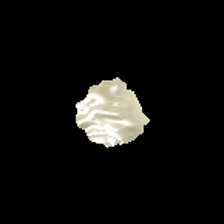
%> input picture data/example_frames/example_object.png, 224 x 224 px
$ octave figA1_statistics.m   (GNU Octave 9; MATLAB toolbox functions it lacks are replaced by stand-ins)
%> lines starting %> are read from the running program, lines starting %| are printed output that depends on the picture; in (x1, y1, x2, y2) boxes, pixels count from 0 and x2, y2 are one past the last pixel; in counts of white or black regions, pixels touching at a corner belong together; the program's own positions count from 1
### utils/project_colors.m
function c = project_colors()
% PROJECT_COLORS  Colors shared by every figure: one blue ramp plus grays.
%   Every ordered or grouped factor (exploration condition, environment,
%   shape, physical metallicity, time window) takes steps of figstyle.SEQ_BLUE,
%   light to dark; reference predictors are gray; the own-video model is the
%   dark blue accent used throughout; one red accent marks the crop box drawn
%   on images and one magenta accent the statistics of Figure 5 in Figure 6.
B = figstyle.SEQ_BLUE;
c.ramp = B;
c.accent = B(4, :);                        % the own-video model (the statistics of the observer's own video)

% the four conditions, in the order of the figures and the text: the three
% exploration conditions, then the condition without exploration (gray)
c.static = [0.62 0.62 0.62];
c.block = [B([1 3 5], :); c.static];
c.blocks = {'head', 'hand', 'both', 'static'};
c.block_labels = {'Head only', 'Hand only', 'Head + hand', 'No exploration'};

c.metal_param = [0.72 0.72 0.72];          % physical metallicity as a predictor
c.stats       = c.accent;                  % the own-video model
c.null        = [0.85 0.85 0.85];          % permutation null band
c.glass_dir   = B(1, :);                   % a statistic whose higher values go with "glass"
c.metal_dir   = B(4, :);                   % a statistic whose higher values go with "metal"
c.box         = [220 68 92] / 255;         % crop box drawn on images
c.highlight   = [0.85 0.15 0.65];          % magenta: the 16 statistics of Figure 5, marked in Figure 6

c.env = B([1 2 4 5], :);                   % Check, Gray, Sky, Studio
c.envs = {'Check', 'Gray', 'Sky', 'Studio'};
c.geom = B([5 2], :);                      % Bumpy, Smooth
c.geoms = {'Bumpy', 'Smooth'};
end

### figA1_statistics.m
% figA1_statistics
% Figure A1 (Appendix): how each image statistic is computed, illustrated on
% one frame of one trial (observer 5, trial 123: Sky, bumpy, metallic 0.5,
% head + hand) and on the time series of that trial. One icon per kind of
% statistic of section 2.4: on the object crop, the luminance distribution,
% the highlights, the dark pixels, the edge energy, the chroma, the object's
% area and the frame difference; on the patch, the surround and the object
% against its surround; and over the trial, the summaries of a time series,
% its lag-one autocorrelation and the time windows; and the optic-flow cues of
% Doerschner et al. (2011) on one frame pair of the same trial.
% Output: figs/figA1.{png,pdf}

clearvars; close all;
project_root = fileparts(mfilename('fullpath'));
addpath(fullfile(project_root, 'utils'));
col = project_colors();
ex_dir = fullfile(project_root, 'data', 'example_frames');

%% the example frame and the time series
rgb = im2double(imread(fullfile(ex_dir, 'example_object.png')));          % the object crop
% edge energy as in the pipeline: forward differences on the original crop,
% every pixel of the stencil at least 2 px inside the silhouette
lin0 = rgb; lo = rgb <= 0.04045; lin0(lo) = rgb(lo) / 12.92; lin0(~lo) = ((rgb(~lo) + 0.055) / 1.055) .^ 2.4;
%> after `lin0(lo) = rgb(lo) / 12.92`: lin0: size 224x224x3 double; mean R, G, B 0.0605, 0.0593, 0.0532
%> after `lin0(~lo) = ((rgb(~lo) + 0.055) / 1.055) .^ 2.4`:
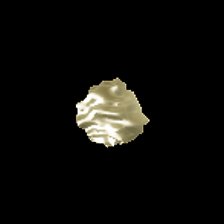
%> lin0: size 224x224x3 double; mean R, G, B 0.05, 0.048, 0.0387
Y0 = 0.2126 * lin0(:, :, 1) + 0.7152 * lin0(:, :, 2) + 0.0722 * lin0(:, :, 3);
m0 = imerode(Y0 > 0.01, strel('square', 5));
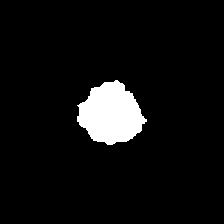
%> m0: size 224x224 logical; 6.1% white; 1 white region, box (x1, y1, x2, y2) and area: (77, 80, 147, 145) 3057
g0 = zeros(size(Y0)); gx0 = diff(Y0, 1, 2); gy0 = diff(Y0, 1, 1);
%> after `gy0 = diff(Y0, 1, 1)`:
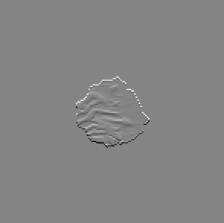
%> gy0: size 223x224 double; min -0.778, max 0.716, mean 6.22e-20; drawn with min black and max white
g0(1:end-1, 1:end-1) = sqrt(gx0(1:end-1, :) .^ 2 + gy0(:, 1:end-1) .^ 2);
g0(~(m0 & circshift(m0, [0 -1]) & circshift(m0, [-1 0]))) = 0;
%> g0: size 224x224 double; min 0, max 0.431, mean 0.00389
[rgb, zoom_scale, rr, cc] = local_zoom(rgb);                                  % shown enlarged around the object
%> in local_zoom, `Y = 0.2126 * rgb(:, :, 1) + 0.7152 * rgb(:, :, 2) + 0.0722 * rgb(:, :,..`:
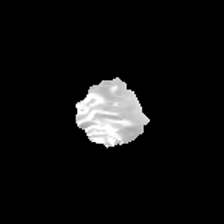
%> Y: size 224x224 double; min 0, max 1, mean 0.0591
%> in local_zoom, `[r, c] = find(Y > 0.01)`: r = 3703 values from 78 to 149; c = 3703 values from 76 to 151
%> in local_zoom, `r0 = min(r)`: r0 = 78
%> in local_zoom, `r1 = max(r)`: r1 = 149
%> in local_zoom, `c0 = min(c)`: c0 = 76
%> in local_zoom, `c1 = max(c)`: c1 = 151
%> in local_zoom, `side = round(max(r1 - r0, c1 - c0) * 1.4)`: side = 105
%> in local_zoom, `cy = round((r0 + r1) / 2)`: cy = 114
%> in local_zoom, `rr = max(1, cy - round(side / 2)):min(size(Y, 1), cy - round(side / 2)..`: rr = 105 values from 61 to 165
%> in local_zoom, `out = imresize(rgb(rr, cc, :), [224 224], 'nearest')`:
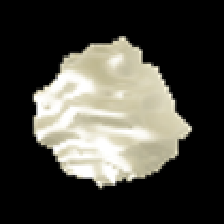
%> out: size 224x224x3 double; mean R, G, B 0.275, 0.27, 0.242
%> in local_zoom, `scale = 224 / side`: scale = 2.13
%> zoom_scale = 2.13; rr = 105 values from 61 to 165; cc = 105 values from 61 to 165
gmag = imresize(g0(rr, cc), [224 224], 'nearest');
lin = rgb; lo = rgb <= 0.04045; lin(lo) = rgb(lo) / 12.92; lin(~lo) = ((rgb(~lo) + 0.055) / 1.055) .^ 2.4;
%> after `lo = rgb <= 0.04045`:
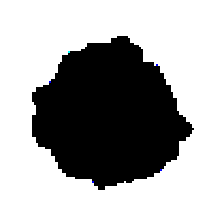
%> lo: size 224x224x3 logical; mean R, G, B 0.666, 0.666, 0.666
%> after `lin(lo) = rgb(lo) / 12.92`: lin: size 224x224x3 double; 0.37% of pixels changed, all inside (x1, y1, x2, y2) = (32, 34, 194, 188)
Y = 0.2126 * lin(:, :, 1) + 0.7152 * lin(:, :, 2) + 0.0722 * lin(:, :, 3);
obj = Y > 0.01;                                                               % the object's pixels (black background)
%> obj: size 224x224 logical; 33.1% white; 1 white region, box (x1, y1, x2, y2) and area: (32, 36, 192, 190) 16591
lab = rgb2lab(rgb); chroma = sqrt(lab(:, :, 2) .^ 2 + lab(:, :, 3) .^ 2);
%> after `lab = rgb2lab(rgb)`: lab: size 224x224x3 double; mean of channels 1, 2, 3 27.5, -0.7, 3.7
patch_rgb = im2double(imread(fullfile(ex_dir, 'example_patch.png')));         % the object-plus-surround patch
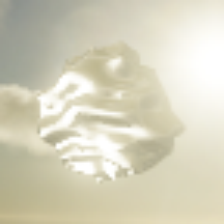
%> input picture data/example_frames/example_patch.png, 224 x 224 px
%> the run ends on the next line
pmask = imread(fullfile(ex_dir, 'example_patch_mask.png')) > 127;
% [23 lines not run here, left out]
function heading(ov, W, H, x, y, tag, names, what, accent)
    txt = @(dy, s, varargin) text(ov, x / W, 1 - (y + dy) / H, s, 'Units', 'normalized', 'FontName', figstyle.FONT, ...
        'FontSize', figstyle.FS_LEGEND, 'VerticalAlignment', 'top', 'Interpreter', 'none', varargin{:});
    txt(0, tag, 'Color', accent);
    lines = [names, what];
    for i = 1:numel(lines)
        if i <= numel(names), fw = 'bold'; else, fw = 'normal'; end
        txt(0.26 * i, lines{i}, 'FontWeight', fw);
    end
end
hd = @(k, tag, names, what) heading(ov, W, H, cell_left(k), cell_top(k), tag, names, what, accent);
function overlay_image(ax, rgb, mask, c)
    im = rgb; for ch = 1:3, p = im(:, :, ch); p(mask) = 0.35 * p(mask) + 0.65 * c(ch); im(:, :, ch) = p; end
    image(ax, im); axis(ax, 'image', 'off');
end
function caption(ax, s)
    text(ax, 112, 232, s, 'HorizontalAlignment', 'center', 'VerticalAlignment', 'top', 'FontName', figstyle.FONT, 'FontSize', figstyle.FS_LEGEND);
end

%% 1 luminance distribution
k = 1; hd(k, 'Object: luminance', {'Y_mean, Y_med, Y_max, Y_sd,', 'Y_skew, Y_kurt, rms_contrast'}, {'linear luminance over the object''s pixels;', 'RMS contrast = SD / mean'});
[l, tp, w, h] = plot_box(k); ax = ax_cm(l - 0.45, tp, w, h);
y = Y(obj); histogram(ax, y, 40, 'FaceColor', light, 'EdgeColor', 'none', 'Normalization', 'probability');
yl = ylim(ax); ylim(ax, [0 yl(2) * 1.35]);
plot(ax, mean(y) * [1 1], [0 yl(2) * 0.72], '-', 'Color', figstyle.INK, 'LineWidth', 0.8); plot(ax, median(y) * [1 1], [0 yl(2) * 0.72], ':', 'Color', figstyle.INK, 'LineWidth', 0.8);
text(ax, 0.02, yl(2) * 1.3, {'mean: solid line', 'median: dotted line', 'max: triangle'}, small{:}, 'HorizontalAlignment', 'left', 'VerticalAlignment', 'top');
plot(ax, max(y), yl(2) * 0.08, 'v', 'MarkerFaceColor', accent, 'MarkerEdgeColor', 'none', 'MarkerSize', 4);
figstyle.set_label(ax, 'x', 'Luminance of the pixels'); figstyle.set_label(ax, 'y', 'Fraction'); ax.YTick = [];
figstyle.set_ticks(ax, 'x', 0:0.5:1, '%.1f');

%% 2 highlights
k = 2; hd(k, 'Object: highlights', {'hl_frac, hl_contrast'}, {'fraction of the object brighter than half', 'its maximum; RMS contrast of the top 1%'});
[l, tp, w, h] = img_box(k); ax = img_cm(l, tp, w, h);
overlay_image(ax, rgb, obj & Y > 0.5 * max(Y(obj)), accent);
caption(ax, sprintf('Y > max / 2: %.0f%% of the object', 100 * mean(Y(obj) > 0.5 * max(Y(obj)))));

%% 3 dark pixels
k = 3; hd(k, 'Object: dark pixels', {'dark_frac'}, {'fraction of the object darker than', 'a fifth of its mean luminance'});
[l, tp, w, h] = img_box(k); ax = img_cm(l, tp, w, h);
overlay_image(ax, rgb, obj & Y < 0.2 * mean(Y(obj)), accent);
caption(ax, sprintf('Y < mean / 5: %.0f%% of the object', 100 * mean(Y(obj) < 0.2 * mean(Y(obj)))));

%% 4 edge energy
k = 4; hd(k, 'Object: edges', {'edge_energy'}, {'mean luminance gradient over the', 'object, outline band left out'});
[l, tp, w, h] = img_box(k); ax = img_cm(l, tp, w, h);
image(ax, repmat(min(gmag / prctile(gmag(:), 99), 1), 1, 1, 3)); axis(ax, 'image', 'off');
caption(ax, '|gradient of Y|');

%% 5 chroma
k = 5; hd(k, 'Object: color', {'chroma_mean, chroma_sd'}, {'CIELAB chroma of the object''s pixels,', 'relative to the display white'});
[l, tp, w, h] = img_box(k); ax = img_cm(l, tp, w, h);
image(ax, repmat(min(chroma / prctile(chroma(obj), 99), 1) .* obj, 1, 1, 3)); axis(ax, 'image', 'off');
caption(ax, 'chroma');

%% 6 area
k = 6; hd(k, 'Object: area', {'area'}, {'fraction of the crop covered by', 'the object: its distance from the eye'});
[l, tp, w, h] = img_box(k); ax = img_cm(l, tp, w, h);
rgb0 = im2double(imread(fullfile(ex_dir, 'example_object.png'))); Y0 = 0.2126 * rgb0(:, :, 1) + 0.7152 * rgb0(:, :, 2) + 0.0722 * rgb0(:, :, 3); obj0 = Y0 > 0.01;
overlay_image(ax, 0.75 + 0 * rgb0, obj0, accent);
caption(ax, sprintf('%.0f%% of the crop', 100 * mean(obj0(:))));

%% 7 frame difference
k = 7; hd(k, 'Object: motion', {'diff_energy'}, {'mean absolute change of luminance', 'between consecutive sampled frames'});
l = cell_left(k) + 0.1; tp = cell_top(k) + head_h; s3 = (cw - 0.55) / 3;
for i = 1:3
    ax = img_cm(l + (i - 1) * (s3 + 0.1), tp + (icon_h - s3) / 2 - 0.2, s3, s3);
    switch i
        case 1, image(ax, c0); caption(ax, 'frame t');
        case 2, image(ax, c1); caption(ax, 'frame t + 1');
        case 3, image(ax, repmat(min(abs(Yc1 - Yc0) / 0.3, 1), 1, 1, 3)); caption(ax, '|difference|');
    end
    axis(ax, 'image', 'off');
end

%% 8 the surround
k = 8; hd(k, 'Surround', {'bg_Y_mean, bg_Y_sd, bg_Y_max,', 'bg_rms_contrast, bg_chroma_mean'}, {'luminance and chroma', 'outside the object'});
[l, tp, w, h] = img_box(k); ax = img_cm(l, tp, w, h);
overlay_image(ax, patch_rgb, ~pmask, accent);
caption(ax, sprintf('surround Y %.2f', mean(PY(~pmask))));

%% 9 summaries over the trial
k = 9; hd(k, 'Over the trial: summaries', {'*_mean, *_sd, *_max,', '*_late_minus_early'}, {'each per-frame quantity is a time series;', 'its mean, SD, max and second minus first half'});
[l, tp, w, h] = plot_box(k); ax = ax_cm(l, tp, w, h);
fill(ax, [t; flipud(t)]', [mean(v) + std(v) * ones(size(t)); flipud(mean(v) - std(v) * ones(size(t)))]', light, 'EdgeColor', 'none', 'FaceAlpha', 0.6);
plot(ax, t, v, '-', 'Color', accent, 'LineWidth', figstyle.LW_LINE);
yline(ax, mean(v), '-', 'Color', figstyle.INK, 'LineWidth', 0.6);
hh = floor(numel(v) / 2);
plot(ax, [t(1) t(hh)], mean(v(1:hh)) * [1 1], '--', 'Color', figstyle.GRAY_TEXT, 'LineWidth', 0.8);
plot(ax, [t(hh + 1) t(end)], mean(v(hh + 1:end)) * [1 1], '--', 'Color', figstyle.GRAY_TEXT, 'LineWidth', 0.8);
[vm, im] = max(v); plot(ax, t(im), vm, 'o', 'MarkerFaceColor', accent, 'MarkerEdgeColor', figstyle.INK, 'MarkerSize', 4, 'LineWidth', 0.5);
yl = [min(v) - 0.12, max(v) + 0.08]; ylim(ax, yl);
yr = yl(2) - yl(1);
text(ax, 0.04 * t(end), yl(1) + 0.19 * yr, 'band: mean ± SD', small{:}, 'Color', figstyle.GRAY_TEXT, 'HorizontalAlignment', 'left', 'VerticalAlignment', 'middle');
text(ax, 0.04 * t(end), yl(1) + 0.07 * yr, 'dashed: half means', small{:}, 'Color', figstyle.GRAY_TEXT, 'HorizontalAlignment', 'left', 'VerticalAlignment', 'middle');
xlim(ax, [0 t(end)]); figstyle.set_label(ax, 'x', 'Time [s]'); figstyle.set_label(ax, 'y', 'RMS contrast');
figstyle.set_ticks(ax, 'x', 0:1:2, '%.0f');

%% 10 autocorrelation
k = 10; hd(k, 'Over the trial: autocorrelation', {'Y_mean_ac1, rms_contrast_ac1,', 'hl_frac_ac1, obj_bg_lum_ratio_ac1'}, {'lag-one autocorrelation of the series:', 'how smoothly the image changed'});
[l, tp, w, h] = plot_box(k); ax = ax_cm(l, tp, w, h);
plot(ax, v(1:end - 1), v(2:end), 'o', 'MarkerSize', 2.5, 'MarkerFaceColor', light, 'MarkerEdgeColor', 'none');
r = corr(v(1:end - 1), v(2:end));
figstyle.unity_line(ax);
figstyle.stat_text(ax, sprintf('r = %.2f', r), 'upper left');
figstyle.set_label(ax, 'x', 'Value at frame t'); figstyle.set_label(ax, 'y', 'Value at frame t + 1');
lim = [min(v) max(v)] + [-0.02 0.02]; xlim(ax, lim); ylim(ax, lim);
figstyle.set_ticks(ax, 'x', 0.2:0.2:0.8, '%.1f'); figstyle.set_ticks(ax, 'y', 0.2:0.2:0.8, '%.1f');

%% 11 time windows
k = 11; hd(k, 'Time windows', {'*_pre<A>to<B>s'}, {'the same statistics from a 2-s window', 'before the response (here the final 2 s)'});
[l, tp, w, h] = plot_box(k); ax = ax_cm(l, tp, w, h);
yl = [min(v) - 0.05, max(v) + 0.12];
fill(ax, [t(end) - 2, t(end), t(end), t(end) - 2], yl([1 1 2 2]), light, 'EdgeColor', 'none', 'FaceAlpha', 0.5);   % the window from 2 to 0 s before the response
plot(ax, t, v, '-', 'Color', accent, 'LineWidth', figstyle.LW_LINE);
text(ax, t(end) - 1.95, yl(2), 'final 2 s', small{:}, 'HorizontalAlignment', 'left', 'VerticalAlignment', 'top');
xlim(ax, [0 t(end)]); ylim(ax, yl); figstyle.set_label(ax, 'x', 'Time [s]'); figstyle.set_label(ax, 'y', 'RMS contrast');
figstyle.set_ticks(ax, 'x', 0:1:2, '%.0f');

%% 12 object against surround
k = 12; hd(k, 'Object against surround', {'obj_bg_lum_ratio,', 'obj_bg_max_ratio,', 'obj_bg_contrast_ratio,', 'obj_bg_chroma_ratio'}, {'log ratios, object over surround'});
[l, tp, w, h] = img_box(k); ax = img_cm(l, tp, w, h);
image(ax, patch_rgb); axis(ax, 'image', 'off'); hold(ax, 'on');
B = bwboundaries(pmask); for i = 1:numel(B), plot(ax, B{i}(:, 2), B{i}(:, 1), '-', 'Color', col.ramp(5, :), 'LineWidth', 0.8); end
caption(ax, sprintf('object Y %.2f / surround Y %.2f', mean(PY(pmask)), mean(PY(~pmask))));

%% 13-16 optic-flow cues (Doerschner et al., 2011) on one frame pair
Pf = readtable(fullfile(ex_dir, 'flow_example_points.csv'));
Df = readmatrix(fullfile(ex_dir, 'flow_example_div.csv'));
g0 = im2double(imread(fullfile(ex_dir, 'flow_example_g0.png')));
gray_rgb = repmat(g0, 1, 1, 3);
pt_args = {'MarkerSize', 2.2, 'LineStyle', 'none'};

k = 13; hd(k, 'Motion: coverage', {'coverage, coverage_change'}, {'fraction of object points tracked over', '34 ms; its % decrease over 68 ms'});
[l, tp, w, h] = img_box(k); ax = img_cm(l, tp, w, h);
image(ax, gray_rgb); axis(ax, 'image', 'off'); hold(ax, 'on');
plot(ax, Pf.x(~Pf.ok1), Pf.y(~Pf.ok1), 'o', 'MarkerFaceColor', [0.55 0.55 0.55], 'MarkerEdgeColor', 'none', pt_args{:});
plot(ax, Pf.x(Pf.ok1 == 1), Pf.y(Pf.ok1 == 1), 'o', 'MarkerFaceColor', light, 'MarkerEdgeColor', 'none', pt_args{:});
caption(ax, sprintf('tracked %.0f%% (34 ms), %.0f%% (68 ms)', 100 * mean(Pf.ok1), 100 * mean(Pf.ok2)));

k = 14; hd(k, 'Motion: divergence', {'div_frac, div_mean_abs'}, {'divergence of the dense flow field over', 'the object: fraction > 0.5, mean |div|'});
[l, tp, w, h] = img_box(k); ax = img_cm(l, tp, w, h);
A = abs(Df); A(isnan(A)) = 0; A = min(A / 0.6, 1);
im = gray_rgb * 0.8; for ch = 1:3, c = im(:, :, ch); c(~isnan(Df)) = (1 - A(~isnan(Df))) * 0.8 .* g0(~isnan(Df)) + A(~isnan(Df)) * accent(ch); im(:, :, ch) = c; end
image(ax, im); axis(ax, 'image', 'off');
caption(ax, sprintf('|div| > 0.5: %.0f%% of object pixels', 100 * mean(abs(Df(~isnan(Df))) > 0.5)));

k = 15; hd(k, 'Motion: 3-D shape reliability', {'sfm_inlier_ratio'}, {'fraction of flow vectors consistent with', 'a rigid 3-D motion (fundamental matrix)'});
[l, tp, w, h] = img_box(k); ax = img_cm(l, tp, w, h);
image(ax, gray_rgb); axis(ax, 'image', 'off'); hold(ax, 'on');
sc = 4;
kp = Pf.keep == 1;
quiver(ax, Pf.x(kp & Pf.inlier == 0), Pf.y(kp & Pf.inlier == 0), sc * Pf.u(kp & Pf.inlier == 0), sc * Pf.v(kp & Pf.inlier == 0), 0, 'Color', [0.55 0.55 0.55], 'LineWidth', 0.5, 'MaxHeadSize', 0.6);
quiver(ax, Pf.x(kp & Pf.inlier == 1), Pf.y(kp & Pf.inlier == 1), sc * Pf.u(kp & Pf.inlier == 1), sc * Pf.v(kp & Pf.inlier == 1), 0, 'Color', light, 'LineWidth', 0.5, 'MaxHeadSize', 0.6);
caption(ax, sprintf('inliers %.0f%% (blue), outliers (gray)', 100 * mean(Pf.inlier(kp))));

k = 16; hd(k, 'Motion: speed', {'flow_speed'}, {'mean magnitude of the tracked', 'vectors [px per 34 ms]'});
[l, tp, w, h] = img_box(k); ax = img_cm(l, tp, w, h);
image(ax, gray_rgb); axis(ax, 'image', 'off'); hold(ax, 'on');
ok = Pf.ok1 == 1;
quiver(ax, Pf.x(ok), Pf.y(ok), sc * Pf.u(ok), sc * Pf.v(ok), 0, 'Color', light, 'LineWidth', 0.5, 'MaxHeadSize', 0.6);
caption(ax, sprintf('mean speed %.1f px', mean(hypot(Pf.u(ok), Pf.v(ok)))));

figstyle.save(fig, fullfile(project_root, 'figs', 'figA1'));
close(fig);

function [out, scale, rr, cc] = local_zoom(rgb)
% the object crops leave the object small in a common canvas; enlarge the
% region around the object (bounding box plus a fifth of its size) for display
Y = 0.2126 * rgb(:, :, 1) + 0.7152 * rgb(:, :, 2) + 0.0722 * rgb(:, :, 3);
[r, c] = find(Y > 0.01); r0 = min(r); r1 = max(r); c0 = min(c); c1 = max(c);
side = round(max(r1 - r0, c1 - c0) * 1.4); cy = round((r0 + r1) / 2); cx = round((c0 + c1) / 2);
rr = max(1, cy - round(side / 2)):min(size(Y, 1), cy - round(side / 2) + side - 1);
cc = max(1, cx - round(side / 2)):min(size(Y, 2), cx - round(side / 2) + side - 1);
out = imresize(rgb(rr, cc, :), [224 224], 'nearest'); scale = 224 / side;
end
